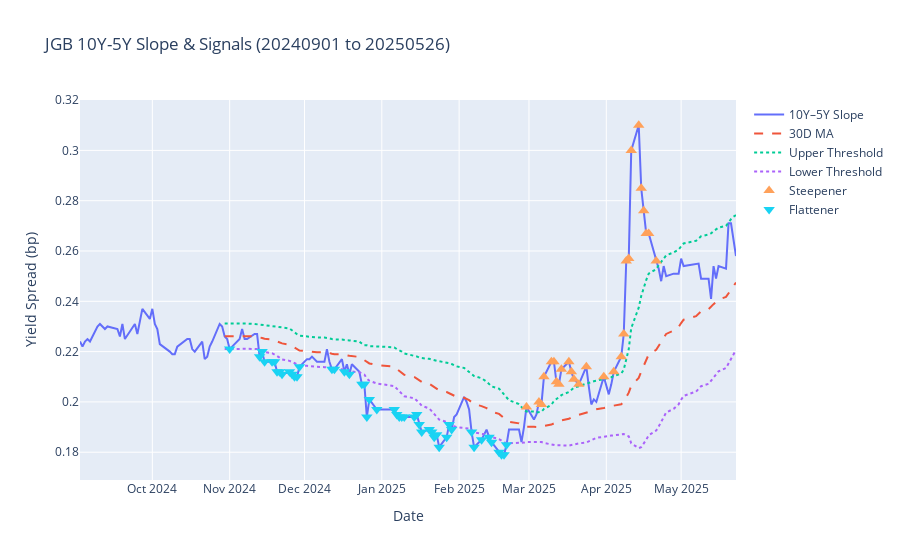

Source (notebook cell):
### Code cell
import plotly.graph_objects as go

# —— 假设你已经得到了 df（含 ['Slope','MA','Upper','Lower','Signal']）
# —— 以及 start_date, end_date
today_str = date.today().strftime('%Y%m%d')
start_date, end_date = '20240901', today_str
df = fetch_jgb_yields(start_date, end_date, window=40)
# 标记信号日期
steep_dates = df[df['Signal'] == 1].index
flat_dates  = df[df['Signal'] == -1].index

# 创建 Figure
fig = go.Figure()

# 1) 绘制斜率和均线、上下轨
fig.add_trace(go.Scatter(
    x=df.index, y=df['Slope'], mode='lines', name='10Y–5Y Slope'
))
fig.add_trace(go.Scatter(
    x=df.index, y=df['MA'], mode='lines', name='30D MA',
    line=dict(dash='dash')
))
fig.add_trace(go.Scatter(
    x=df.index, y=df['Upper'], mode='lines', name='Upper Threshold',
    line=dict(dash='dot')
))
fig.add_trace(go.Scatter(
    x=df.index, y=df['Lower'], mode='lines', name='Lower Threshold',
    line=dict(dash='dot')
))

# 2) 添加 Steepener 信号点
fig.add_trace(go.Scatter(
    x=steep_dates,
    y=df.loc[steep_dates, 'Slope'],
    mode='markers',
    name='Steepener',
    marker_symbol='triangle-up',
    marker_size=10,
    hovertemplate='<b>%{x|%Y-%m-%d}</b><br>Slope: %{y:.3f}<extra></extra>'
))

# 3) 添加 Flattener 信号点
fig.add_trace(go.Scatter(
    x=flat_dates,
    y=df.loc[flat_dates, 'Slope'],
    mode='markers',
    name='Flattener',
    marker_symbol='triangle-down',
    marker_size=10,
    hovertemplate='<b>%{x|%Y-%m-%d}</b><br>Slope: %{y:.3f}<extra></extra>'
))

# 布局调整
fig.update_layout(
    title=f'JGB 10Y-5Y Slope & Signals ({start_date} to {end_date})',
    xaxis_title='Date',
    yaxis_title='Yield Spread (bp)',
    hovermode='closest'
)

# 显示交互式图表
fig.show()

### Figure 1 — Plotly figure (JSON) as saved in the notebook; plotly's stock layout.template omitted (floating-point values rounded to 4 significant figures; data arrays with more than 128 entries replaced by an {"elided": "..."} marker saying what was removed)
{"data": [{"mode": "lines", "name": "10Y–5Y Slope", "type": "scatter", "x": {"elided": "175 str values"}, "y": {"elided": "175 float values"}}, {"line": {"dash": "dash"}, "mode": "lines", "name": "30D MA", "type": "scatter", "x": {"elided": "175 str values"}, "y": {"elided": "175 float values"}}, {"line": {"dash": "dot"}, "mode": "lines", "name": "Upper Threshold", "type": "scatter", "x": {"elided": "175 str values"}, "y": {"elided": "175 float values"}}, {"line": {"dash": "dot"}, "mode": "lines", "name": "Lower Threshold", "type": "scatter", "x": {"elided": "175 str values"}, "y": {"elided": "175 float values"}}, {"hovertemplate": "<b>%{x|%Y-%m-%d}</b><br>Slope: %{y:.3f}<extra></extra>", "marker": {"size": 10, "symbol": "triangle-up"}, "mode": "markers", "name": "Steepener", "type": "scatter", "x": ["2025-02-28T00:00:00", "2025-03-05T00:00:00", "2025-03-06T00:00:00", "2025-03-07T00:00:00", "2025-03-10T00:00:00", "2025-03-11T00:00:00", "2025-03-12T00:00:00", "2025-03-13T00:00:00", "2025-03-14T00:00:00", "2025-03-17T00:00:00", "2025-03-18T00:00:00", "2025-03-19T00:00:00", "2025-03-21T00:00:00", "2025-03-24T00:00:00", "2025-03-31T00:00:00", "2025-04-04T00:00:00", "2025-04-07T00:00:00", "2025-04-08T00:00:00", "2025-04-09T00:00:00", "2025-04-10T00:00:00", "2025-04-11T00:00:00", "2025-04-14T00:00:00", "2025-04-15T00:00:00", "2025-04-16T00:00:00", "2025-04-17T00:00:00", "2025-04-18T00:00:00", "2025-04-21T00:00:00"], "y": [0.198, 0.2, 0.199, 0.21, 0.216, 0.216, 0.208, 0.207, 0.213, 0.216, 0.212, 0.209, 0.207, 0.214, 0.21, 0.212, 0.218, 0.227, 0.256, 0.257, 0.3, 0.31, 0.285, 0.276, 0.267, 0.267, 0.256]}, {"hovertemplate": "<b>%{x|%Y-%m-%d}</b><br>Slope: %{y:.3f}<extra></extra>", "marker": {"size": 10, "symbol": "triangle-down"}, "mode": "markers", "name": "Flattener", "type": "scatter", "x": ["2024-11-01T00:00:00", "2024-11-13T00:00:00", "2024-11-14T00:00:00", "2024-11-15T00:00:00", "2024-11-18T00:00:00", "2024-11-19T00:00:00", "2024-11-20T00:00:00", "2024-11-21T00:00:00", "2024-11-22T00:00:00", "2024-11-25T00:00:00", "2024-11-26T00:00:00", "2024-11-27T00:00:00", "2024-11-28T00:00:00", "2024-11-29T00:00:00", "2024-12-12T00:00:00", "2024-12-13T00:00:00", "2024-12-17T00:00:00", "2024-12-19T00:00:00", "2024-12-24T00:00:00", "2024-12-25T00:00:00", "2024-12-26T00:00:00", "2024-12-27T00:00:00", "2024-12-30T00:00:00", "2025-01-06T00:00:00", "2025-01-07T00:00:00", "2025-01-08T00:00:00", "2025-01-09T00:00:00", "2025-01-10T00:00:00", "2025-01-14T00:00:00", "2025-01-15T00:00:00", "2025-01-16T00:00:00", "2025-01-17T00:00:00", "2025-01-20T00:00:00", "2025-01-21T00:00:00", "2025-01-22T00:00:00", "2025-01-23T00:00:00", "2025-01-24T00:00:00", "2025-01-27T00:00:00", "2025-01-28T00:00:00", "2025-01-29T00:00:00", "2025-02-06T00:00:00", "2025-02-07T00:00:00", "2025-02-10T00:00:00", "2025-02-13T00:00:00", "2025-02-14T00:00:00", "2025-02-17T00:00:00", "2025-02-18T00:00:00", "2025-02-19T00:00:00", "2025-02-20T00:00:00"], "y": [0.221, 0.218, 0.22, 0.216, 0.216, 0.216, 0.212, 0.212, 0.211, 0.212, 0.211, 0.21, 0.21, 0.214, 0.213, 0.213, 0.212, 0.211, 0.207, 0.207, 0.194, 0.201, 0.197, 0.197, 0.195, 0.194, 0.194, 0.194, 0.194, 0.195, 0.191, 0.188, 0.189, 0.188, 0.186, 0.187, 0.182, 0.186, 0.191, 0.189, 0.188, 0.182, 0.185, 0.186, 0.184, 0.18, 0.179, 0.179, 0.183]}], "layout": {"hovermode": "closest", "title": {"text": "JGB 10Y-5Y Slope & Signals (20240901 to 20250526)"}, "xaxis": {"title": {"text": "Date"}}, "yaxis": {"title": {"text": "Yield Spread (bp)"}}}}
